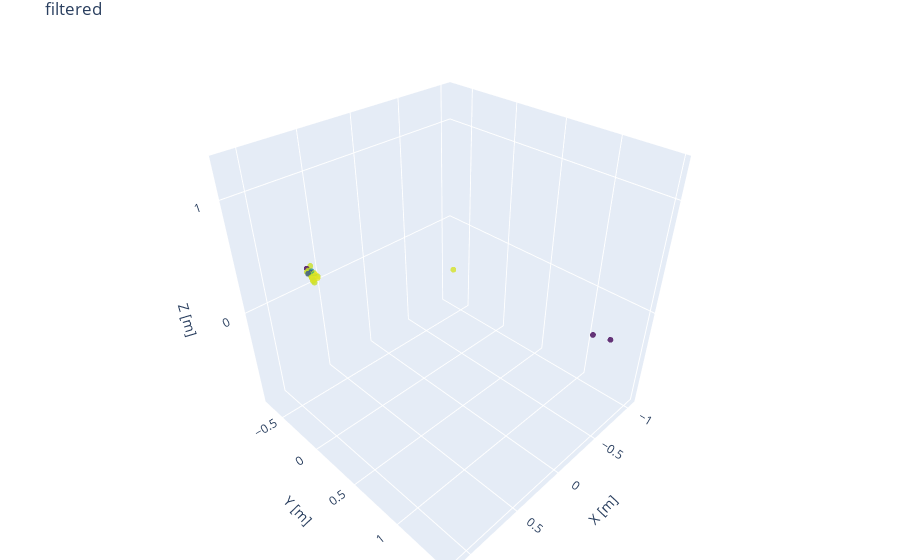

Here is the notebook cell this chart was saved with:
### Code cell
visualize_cloud(filtered, title="filtered")
